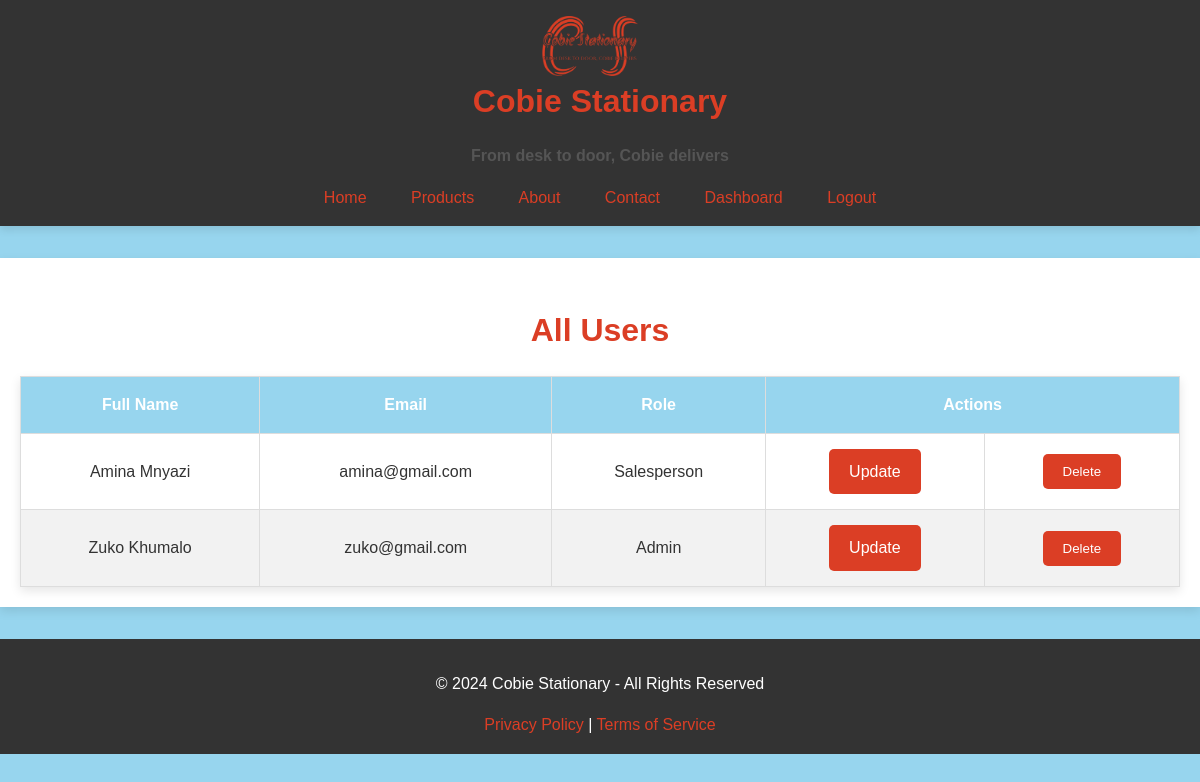
The app's page /reg/view/users (signed in) with its own data.
### app/models.py (models this page shows, shortened)
class User(db.Model,UserMixin):
    __tablename__ = 'users'
    user_id = db.Column(db.Integer, primary_key=True, autoincrement=True)
    full_name = db.Column(db.String(255), nullable=True)
    email = db.Column(db.String(255), nullable=True)
    password_hash = db.Column(db.String(255), nullable=False)
    role = db.Column(db.Enum('Admin', 'Salesperson'), default='Salesperson')
    sales = db.relationship('Sale', backref='user', lazy=True)

### app/reg/routes.py (the view)
@reg_bp.route('/view/users')
@login_required
def view_users():
    users = User.query.all()
    return render_template('view_users.html',users=users)

### app/__init__.py (called while the page is built)
def create_app():
    app = Flask(__name__)
    app.config.from_object(Config)
    app.config['REMEMBER_COOKIE_DURATION'] = timedelta(minutes=1)
    db.init_app(app)
    login_manager.init_app(app)
    login_manager.login_view = 'auth.login'
    @login_manager.user_loader
    def load_user(user_id):
        return User.query.get(int(user_id))
    with app.app_context():
        db.create_all()  # Creates tables if they don't exist
    from app.base import base_bp
    app.register_blueprint(base_bp, url_prefix='')
    from app.reg import reg_bp
    app.register_blueprint(reg_bp, url_prefix='/reg')
    from app.auth import auth_bp
    app.register_blueprint(auth_bp, url_prefix='/auth')
    from app.inventory import inventory_bp
    app.register_blueprint(inventory_bp, url_prefix='/inventory')
    return app

### app/reg/templates/view_users.html (shortened to what this page needs)
{% extends 'base.html' %}
{% block head %}
<link rel="stylesheet" href="{{ url_for('static', filename='css/view_users.css') }}">
<link rel="stylesheet" href="{{ url_for('static', filename='css/tables.css') }}">
{% endblock %}
{% block content %}
    <h2>All Users</h2>
    <table class="table">
        <thead>
            <tr>
                <th>Full Name</th>
                <th>Email</th>
                <th>Role</th>
                <th colspan="2">Actions</th>
            </tr>
        </thead>
        <tbody>
            {% for user in users %}
            <tr>
                <td>{{ user.full_name }}</td>
                <td>{{ user.email }}</td>
                <td>{{ user.role }}</td>
                <td>
                    <a href="{{ url_for('reg.update_user', user_id=user.user_id) }}" class="btn btn-primary">Update</a>
                </td>
                <td>
                    <form method="POST" action="{{ url_for('reg.delete_user', user_id=user.user_id) }}" onsubmit="return confirm('Are you sure you want to delete this user?');">
                        <button type="submit" class="btn btn-danger">Delete</button>
                    </form>
                </td>
            </tr>
            {% endfor %}
        </tbody>
    </table>
{% endblock %}

### app/static/css/styles.css (style rules this page uses)
body { background-color: #97D5EE; color: #DB3E25; font-family: 'Arial', sans-serif; margin: 0; padding: 0; line-height: 1.6; text-align: center; }

### app/static/css/view_users.css (style rules this page uses)
h2 { color: #DB3E25; text-align: center; font-size: 2rem; margin-bottom: 20px; }

### app/static/css/tables.css (style rules this page uses)
.table { width: 100%; border-collapse: collapse; margin-top: 20px; box-shadow: 0px 4px 10px rgba(0, 0, 0, 0.1); }
.table th, .table td { padding: 15px; border: 1px solid #ddd; text-align: center; }
.table th { background-color: #97D5EE; color: #ffffff; font-weight: bold; }
.table tbody tr:nth-child(even) { background-color: #f2f2f2; }
.table tbody td { color: #333333; }
.btn { padding: 10px 20px; background-color: #DB3E25; color: #ffffff; border: none; border-radius: 5px; cursor: pointer; text-decoration: none; display: inline-block; transition: background-color 0.3s ease; }

### records on screen
User: full_name "Amina Mnyazi", email "amina@gmail.com", role "Salesperson"
User: full_name "Zuko Khumalo", email "zuko@gmail.com", role "Admin"
